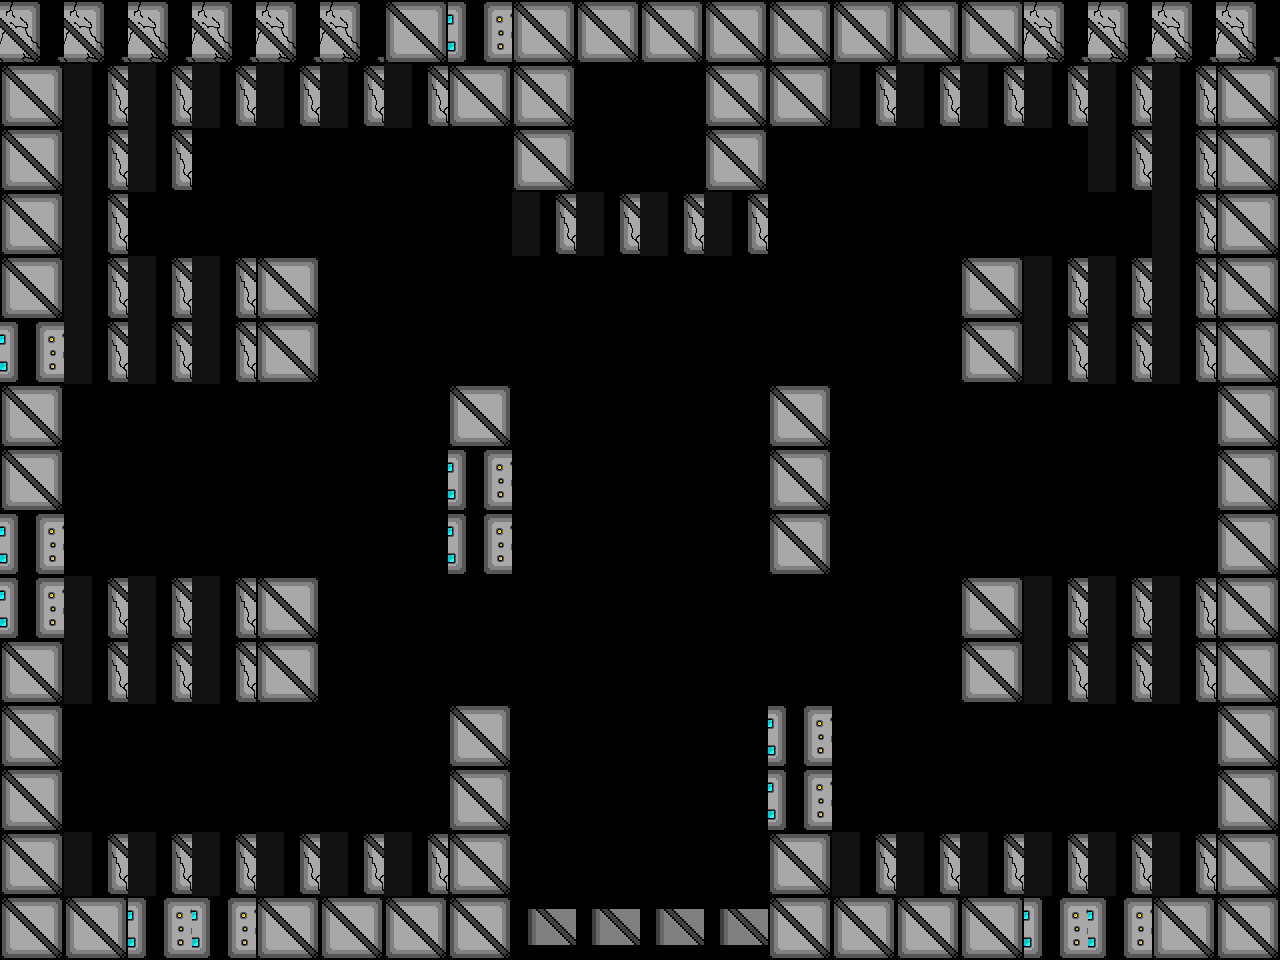

Tiled map render using the project's own tile images. Description and the map definition, with tile-layer contents summarised, below:
An orthogonal 20x15 tile map with 64x64 px tiles, 1 tile layer (Tile Layer 2) and 10 objects (4x Assassin, 4x Uno, ScrollingBackground, Player).

<map version="1.0" tiledversion="1.0.3" orientation="orthogonal" renderorder="right-down" width="20" height="15" tilewidth="64" tileheight="64" nextobjectid="156">
 <properties>
  <property name="assassin" value="assets/assasin_rightLeftSpritesheet_Champion.png" />
  <property name="backgroundEasy" value="assets/backgroundEasy.png" />
  <property name="backgroundHard" value="assets/backgroundHard.png" />
  <property name="backgroundMedium" value="assets/backgroundMedium.png" />
  <property name="boss" value="assets/boss.png" />
  <property name="bossexplosion" value="assets/bossexplosion.png" />
  <property name="damageUp" value="assets/metalBoxCoin.png" />
  <property name="explosion" value="assets/explosion.png" />
  <property name="firingRateUp" value="assets/metalBoxCoin.png" />
  <property name="healthUp" value="assets/metalBoxHeart.png" />
  <property name="largeexplosion" value="assets/largeexplosion.png" />
  <property name="loading" value="assets/loading.png" />
  <property name="moveSpeedUp" value="assets/metalBoxCoin.png" />
  <property name="newborn" value="assets/newborn_spritesheet(h54_w62)Champion.png" />
  <property name="player" value="assets/playerSpriteSheetTemp.png" />
  <property name="reward" value="assets/reward1.png" />
  <property name="smallexplosion" value="assets/smallexplosion.png" />
  <property name="uno" value="assets/uno_Static_Champion.png" />
 </properties>
 <tileset firstgid="1" name="blocks1" tilewidth="64" tileheight="64" tilecount="14" columns="14">
  <image source="blocks1.png" width="900" height="64" />
 </tileset>
 <objectgroup color="#00ff00" name="Object Layer 1">
  <object id="59" name="Background" type="ScrollingBackground" x="0" y="0" width="64" height="64">
   <properties>
    <property name="numFrames" value="1" />
    <property name="textureHeight" value="960" />
    <property name="textureID" value="backgroundHard" />
    <property name="textureWidth" value="1280" />
   </properties>
  </object>
  <object id="55" name="Player1" type="Player" x="625.817" y="69.368" width="34" height="64">
   <properties>
    <property name="numFrames" value="6" />
    <property name="textureHeight" value="60" />
    <property name="textureID" value="player" />
    <property name="textureWidth" value="34" />
   </properties>
  </object>
  <object id="147" name="Assassin1" type="Assassin" x="76.5" y="427.5" width="99" height="99">
   <properties>
    <property name="numFrames" value="4" />
    <property name="textureHeight" value="100" />
    <property name="textureID" value="assassin" />
    <property name="textureWidth" value="100" />
   </properties>
  </object>
  <object id="148" name="Assassin1" type="Assassin" x="78.5" y="720.5" width="99" height="99">
   <properties>
    <property name="numFrames" value="4" />
    <property name="textureHeight" value="100" />
    <property name="textureID" value="assassin" />
    <property name="textureWidth" value="100" />
   </properties>
  </object>
  <object id="150" name="Assassin1" type="Assassin" x="1102.5" y="716.5" width="99" height="99">
   <properties>
    <property name="numFrames" value="4" />
    <property name="textureHeight" value="100" />
    <property name="textureID" value="assassin" />
    <property name="textureWidth" value="100" />
   </properties>
  </object>
  <object id="151" name="Assassin1" type="Assassin" x="1102.5" y="435.5" width="99" height="99">
   <properties>
    <property name="numFrames" value="4" />
    <property name="textureHeight" value="100" />
    <property name="textureID" value="assassin" />
    <property name="textureWidth" value="100" />
   </properties>
  </object>
  <object id="152" name="Uno1" type="Uno" x="237.5" y="742.5" width="39" height="51">
   <properties>
    <property name="numFrames" value="2" />
    <property name="textureHeight" value="51" />
    <property name="textureID" value="uno" />
    <property name="textureWidth" value="39" />
   </properties>
  </object>
  <object id="153" name="Uno1" type="Uno" x="1004.5" y="746.5" width="39" height="51">
   <properties>
    <property name="numFrames" value="2" />
    <property name="textureHeight" value="51" />
    <property name="textureID" value="uno" />
    <property name="textureWidth" value="39" />
   </properties>
  </object>
  <object id="154" name="Uno1" type="Uno" x="234.5" y="454.5" width="39" height="51">
   <properties>
    <property name="numFrames" value="2" />
    <property name="textureHeight" value="51" />
    <property name="textureID" value="uno" />
    <property name="textureWidth" value="39" />
   </properties>
  </object>
  <object id="155" name="Uno1" type="Uno" x="1005.5" y="457.5" width="39" height="51">
   <properties>
    <property name="numFrames" value="2" />
    <property name="textureHeight" value="51" />
    <property name="textureID" value="uno" />
    <property name="textureWidth" value="39" />
   </properties>
  </object>
 </objectgroup>
 <layer name="Tile Layer 2" width="20" height="15">
  <properties>
   <property name="collidable" value="" />
  </properties>
  <data>[300 cells, 150 non-empty, 5 distinct tile ids]</data>
 </layer>
</map>
